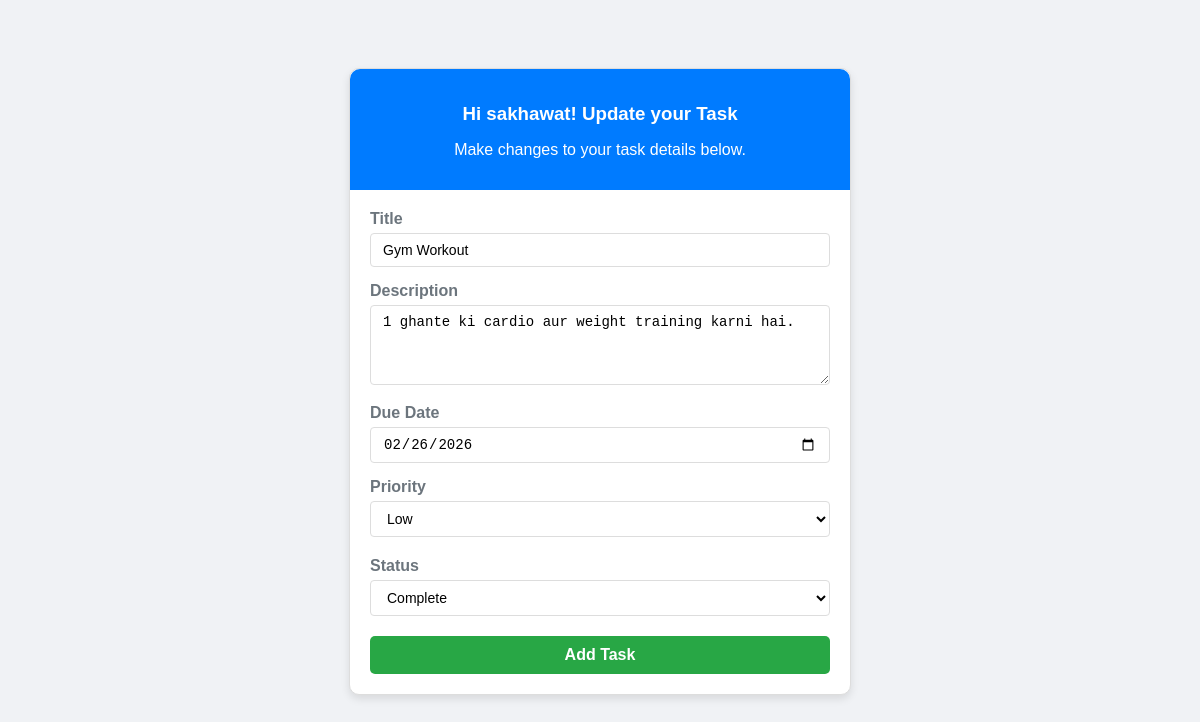
The page /edit_task/23/ (signed in) on the database its author committed.
### todo_app/models.py (models this page shows, shortened)
class Task (models.Model):
    user = models.ForeignKey(User, on_delete=models.CASCADE)
    title = models.CharField(max_length=255)
    description = models.TextField()
    due_date = models.DateField()
    status = models.CharField(
        max_length=20,
        choices=[('Pending','Pending'), ('Complete','Complete'), ('In Progress','In Progress')],
        default='Pending'
    )
    priority = models.CharField(
        max_length=10,
        choices=[('Low','Low'), ('Medium','Medium'), ('High','High')],
        default='Low'
    )
    completed = models.BooleanField(default=False)
    create_at = models.DateTimeField(auto_now_add=True)

### todo_app/views.py (the view, shortened to what this page needs)
# urls.py: path('edit_task/<int:id>/', views.edit_task, name='edit_task'),
@login_required
def edit_task(request,id):
    task_to_edit = Task.objects.get(id=id, user=request.user)
    return render (request, 'todo_app/edit_task.html', context={'user' : request.user, 'task' : task_to_edit})

### todo_app/templates/todo_app/edit_task.html (shortened to what this page needs)
{% load static %}
<!DOCTYPE html>
<html lang="en">
<head>
    <link rel="stylesheet" href="{% static 'todo_app/css/edit_task.css' %}">
</head>
<body>
    <div class="container d-flex justify-content-center mt-5">
        <div class="card shadow-lg" style="width: 500px; border-radius: 10px;">
            <div class="card-header bg-primary text-white text-center py-3" style="border-radius: 10px 10px 0 0;">
                <h3 class="mb-0">Hi {{ request.user.username }}! Update your Task</h3>
                <p class="text-muted text-center">Make changes to your task details below.</p>
            </div>
            <div class="card-body p-4">
                <form action="" method="POST">
                    <div class="mb-3">
                        <label class="form-label text-secondary fw-bold">Title</label>
                        <input type="text" name="title" value="{{ task.title}}" class="form-control custom-input" placeholder="Title">
                    </div>
                    <div class="mb-3">
                        <label class="form-label text-secondary fw-bold">Description</label>
                        <textarea class="form-control custom-input" name="description" rows="3" placeholder="Description">{{ task.description }}</textarea>
                    </div>
                    <div class="mb-3">
                        <label class="form-label text-secondary fw-bold">Due Date</label>
                        <input type="date" name="due_date" value="{{ task.due_date|date:'Y-m-d' }}" class="form-control custom-input">
                    </div>
                    <div class="mb-4">
                        <label class="form-label text-secondary fw-bold">Priority</label>
                        <select class="form-select custom-input" name="priority">
                            <option value="low" {% if task.priority|lower == 'low' %}selected{% endif %}>Low</option>
                        </select>
                    </div>
                    <div class="mb-4">
                        <label class="form-label text-secondary fw-bold">Status</label>
                        <select class="form-select custom-input" name="status">
                            <option value="Complete" {% if task.status|lower == 'complete' %}selected{% endif %}>Complete</option>
                        </select>
                    </div>
                    <button type="submit" class="btn btn-success w-100 py-2 fw-bold" style="border-radius: 5px;">
                        Add Task
                    </button>
                </form>
            </div>
        </div>
    </div>
</body>
</html>

### todo_app/static/todo_app/css/edit_task.css (style rules this page uses)
body { background-color: #f0f2f5; font-family: Arial, sans-serif; margin: 0; padding: 20px; }
.container { max-width: 100%; padding: 0 15px; }
.d-flex { display: flex; }
.justify-content-center { justify-content: center; }
.mt-5 { margin-top: 3rem; }
.card { background: white; border: 1px solid #ddd; border-radius: 8px; width: 500px; }
.shadow-lg { box-shadow: 0 4px 8px rgba(0,0,0,0.1); }
.card-header { background-color: #007bff; color: white; text-align: center; padding: 15px; border-radius: 8px 8px 0 0; }
.bg-primary { background-color: #007bff; }
.text-white { color: white; }
.text-center { text-align: center; }
.mb-0 { margin-bottom: 0; }
.card-body { padding: 20px; }
.form-label { display: block; margin-bottom: 5px; color: #666; font-weight: bold; }
.text-secondary { color: #6c757d; }
.fw-bold { font-weight: bold; }
.form-control, .custom-input { width: 100%; padding: 8px 12px; border: 1px solid #ddd; border-radius: 4px; box-sizing: border-box; font-size: 14px; }
textarea.form-control { resize: vertical; min-height: 80px; }
.form-select { width: 100%; padding: 8px 12px; border: 1px solid #ddd; border-radius: 4px; font-size: 14px; background-color: white; }
.btn { display: inline-block; padding: 10px 20px; border: none; border-radius: 4px; cursor: pointer; font-size: 16px; font-weight: bold; }
.btn-success { background-color: #28a745; color: white; }
.w-100 { width: 100%; }
.mb-3 { margin-bottom: 15px; }
.mb-4 { margin-bottom: 20px; }
.py-2 { padding-top: 10px; padding-bottom: 10px; }
.py-3 { padding-top: 15px; padding-bottom: 15px; }
.p-4 { padding: 20px; }
::placeholder { color: #999; }

### rows shown on the page
Task: title "Gym Workout", description "1 ghante ki cardio aur weight training karni hai.", due_date "02/26/2026", priority "Low", status "Complete"

### other values the page prints
{{ request.user.username }} "sakhawat"
